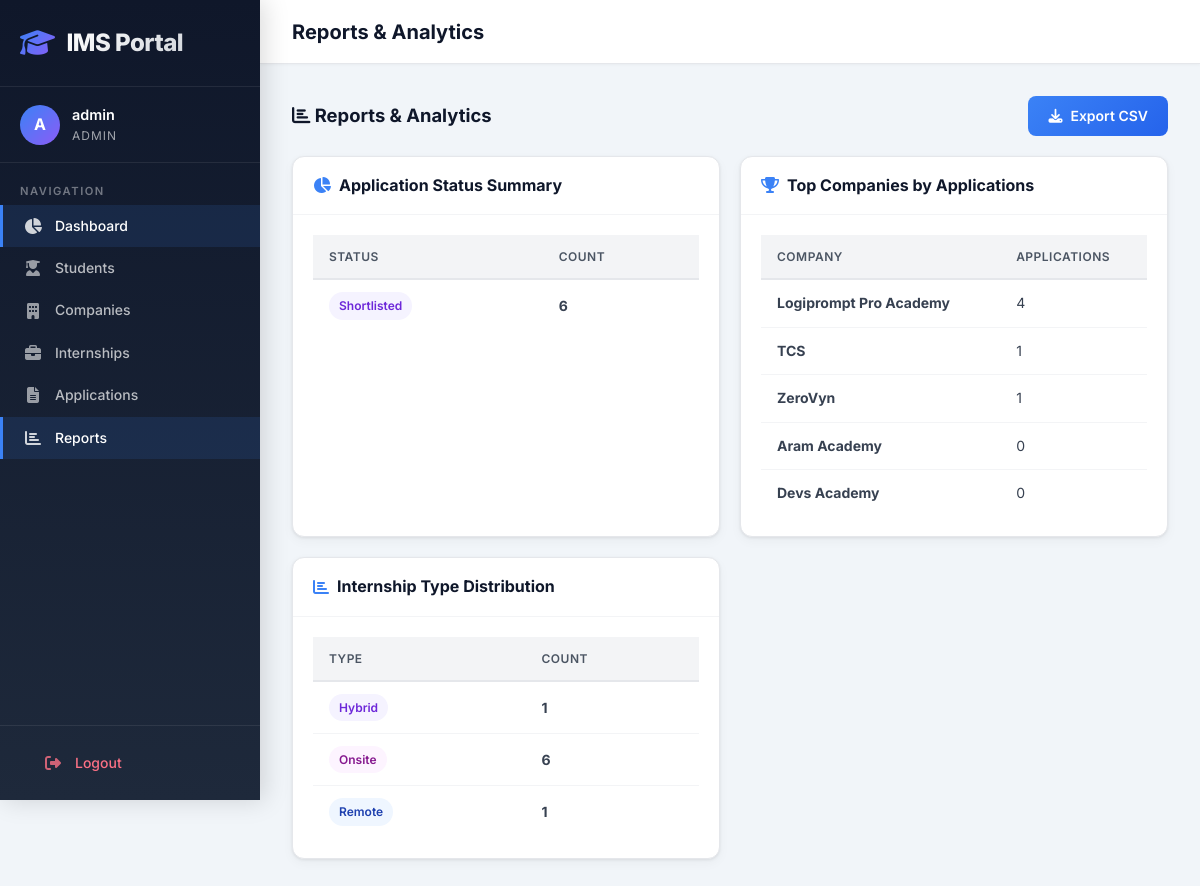
/admin-dashboard/reports/ (signed in), run on the app's committed database.
### accounts/models.py (models this page shows, shortened)
class User(AbstractUser):
    ROLE_CHOICES = (
        ('admin', 'Admin'),
        ('student', 'Student'),
        ('company', 'Company'),
    )
    email = models.EmailField(unique=True)
    role = models.CharField(max_length=10, choices=ROLE_CHOICES)
    objects = CustomUserManager()
    REQUIRED_FIELDS = ['email']
    @property
    def is_admin(self):
        return self.role == 'admin'
    @property
    def is_student(self):
        return self.role == 'student'

### companies/models.py (models this page shows, shortened)
class CompanyProfile(models.Model):
    user = models.OneToOneField(settings.AUTH_USER_MODEL, on_delete=models.CASCADE, related_name='company_profile')
    company_name = models.CharField(max_length=200)
    industry = models.CharField(max_length=100, blank=True)
    website = models.URLField(blank=True)
    location = models.CharField(max_length=200, blank=True)
    description = models.TextField(blank=True)
    logo = models.ImageField(upload_to='company_logos/', blank=True, null=True)
    contact_email = models.EmailField(blank=True)
    contact_phone = models.CharField(max_length=20, blank=True)
    is_verified = models.BooleanField(default=False)
    created_at = models.DateTimeField(auto_now_add=True)
    updated_at = models.DateTimeField(auto_now=True)
    class Meta:
        ordering = ['-created_at']

### dashboard/views.py (the view)
# urls.py: path('reports/', views.reports, name='reports'),
@login_required
@admin_required
def reports(request):
    status_stats = Application.objects.values('status').annotate(count=Count('id')).order_by('status')
    top_companies = CompanyProfile.objects.annotate(app_count=Count('internships__applications')).order_by('-app_count')[:5]
    type_stats = Internship.objects.values('internship_type').annotate(count=Count('id')).order_by('internship_type')
    context = {
        'status_stats': status_stats,
        'top_companies': top_companies,
        'type_stats': type_stats,
    }
    return render(request, 'dashboard/reports.html', context)

### students/context_processors.py (called while the page is built)
def unread_notifications_count(request):
    if request.user.is_authenticated and request.user.is_student:
        count = request.user.notifications.filter(is_read=False).count()
        return {'unread_notifications_count': count}
    return {'unread_notifications_count': 0}

### templates/dashboard/reports.html (shortened to what this page needs)
{% extends 'base.html' %}
{% block page_title %}Reports & Analytics{% endblock %}
{% block content %}
<div class="section-header">
    <h2><i class="fas fa-chart-bar"></i> Reports & Analytics</h2>
    <a href="{% url 'dashboard:export_report' %}" class="btn btn-primary"><i class="fas fa-download"></i> Export CSV</a>
</div>
<div class="report-grid">
    <div class="report-card">
        <div class="report-card-header"><i class="fas fa-chart-pie"></i> Application Status Summary</div>
        <div class="report-card-body">
            {% if status_stats %}
            <table class="table">
                <thead>
                    <tr>
                        <th>Status</th>
                        <th>Count</th>
                    </tr>
                </thead>
                <tbody>
                    {% for stat in status_stats %}
                    <tr>
                        <td><span class="badge badge-{{ stat.status }}">{{ stat.status|title }}</span></td>
                        <td><strong>{{ stat.count }}</strong></td>
                    </tr>
                    {% endfor %}
                </tbody>
            </table>
            {% else %}
            <p class="text-muted text-center">No application data available.</p>
            {% endif %}
        </div>
    </div>
    <div class="report-card">
        <div class="report-card-header"><i class="fas fa-trophy"></i> Top Companies by Applications</div>
        <div class="report-card-body">
            {% if top_companies %}
            <table class="table">
                <thead>
                    <tr>
                        <th>Company</th>
                        <th>Applications</th>
                    </tr>
                </thead>
                <tbody>
                    {% for company in top_companies %}
                    <tr>
                        <td><strong>{{ company.company_name }}</strong></td>
                        <td>{{ company.app_count }}</td>
                    </tr>
                    {% endfor %}
                </tbody>
            </table>
            {% else %}
            <p class="text-muted text-center">No company data available.</p>
            {% endif %}
        </div>
    </div>
    <div class="report-card">
        <div class="report-card-header"><i class="fas fa-chart-bar"></i> Internship Type Distribution</div>
        <div class="report-card-body">
            {% if type_stats %}
            <table class="table">
                <thead>
                    <tr>
                        <th>Type</th>
                        <th>Count</th>
                    </tr>
                </thead>
                <tbody>
                    {% for stat in type_stats %}
                    <tr>
                        <td><span class="badge badge-{{ stat.internship_type }}">{{ stat.internship_type|title }}</span></td>
                        <td><strong>{{ stat.count }}</strong></td>
                    </tr>
                    {% endfor %}
                </tbody>
            </table>
            {% else %}
            <p class="text-muted text-center">No internship data available.</p>
            {% endif %}
        </div>
    </div>
</div>
{% endblock %}

### templates/base.html (shortened to what this page needs)
{% load static %}
<!DOCTYPE html>
<html lang="en">
<head>
    <link rel="stylesheet" href="https://cdnjs.cloudflare.com/ajax/libs/font-awesome/6.5.1/css/all.min.css">
    <link rel="stylesheet" href="{% static 'css/style.css' %}">
</head>
<body>
    {% if user.is_authenticated %}
    <div class="app-layout">
        <aside class="sidebar">
            <div class="sidebar-header">
                <div class="sidebar-logo">
                    <i class="fas fa-graduation-cap"></i>
                    <span>IMS Portal</span>
                </div>
            </div>
            <div class="sidebar-user">
                <div class="sidebar-user-info">
                    <div class="sidebar-user-avatar">{{ user.username|make_list|first|upper }}</div>
                    <div class="sidebar-user-details">
                        <div class="sidebar-username">{{ user.username }}</div>
                        <div class="sidebar-role">{{ user.get_role_display }}</div>
                    </div>
                </div>
            </div>
            <nav class="sidebar-nav">
                <div class="sidebar-nav-section">Navigation</div>
                {% if user.is_admin %}
                <a href="{% url 'dashboard:admin_dashboard' %}" class="sidebar-link"><i class="fas fa-chart-pie"></i> Dashboard</a>
                <a href="{% url 'dashboard:manage_students' %}" class="sidebar-link"><i class="fas fa-user-graduate"></i> Students</a>
                <a href="{% url 'dashboard:manage_companies' %}" class="sidebar-link"><i class="fas fa-building"></i> Companies</a>
                <a href="{% url 'dashboard:manage_internships' %}" class="sidebar-link"><i class="fas fa-briefcase"></i> Internships</a>
                <a href="{% url 'dashboard:manage_applications' %}" class="sidebar-link"><i class="fas fa-file-alt"></i> Applications</a>
                <a href="{% url 'dashboard:reports' %}" class="sidebar-link"><i class="fas fa-chart-bar"></i> Reports</a>
                {% endif %}
            </nav>
            <div class="sidebar-footer">
                <a href="{% url 'accounts:logout' %}" class="sidebar-link logout-link"><i class="fas fa-sign-out-alt"></i> Logout</a>
            </div>
        </aside>
        <div class="main-content">
            <header class="topbar">
                <h1 class="topbar-title">{% block page_title %}Dashboard{% endblock %}</h1>
            </header>
            <main class="content-area">
    {% endif %}
    {% block content %}{% endblock %}
    </main>
    {% if user.is_authenticated %}
        </div>
    </div>
    {% endif %}
</body>
</html>

### data on the page
User: username|make_list "A", username "admin", role "ADMIN"
CompanyProfile: company_name "Logiprompt Pro Academy", app_count "4"
CompanyProfile: company_name "TCS", app_count "1"
CompanyProfile: company_name "ZeroVyn", app_count "1"
CompanyProfile: company_name "Aram Academy", app_count "0"
CompanyProfile: company_name "Devs Academy", app_count "0"

### other printed values
{{ stat.status|title }} "Shortlisted"
{{ stat.count }} "6"
{{ stat.internship_type|title }} "Hybrid" "Onsite" "Remote"
{{ stat.count }} "1" "6" "1"
